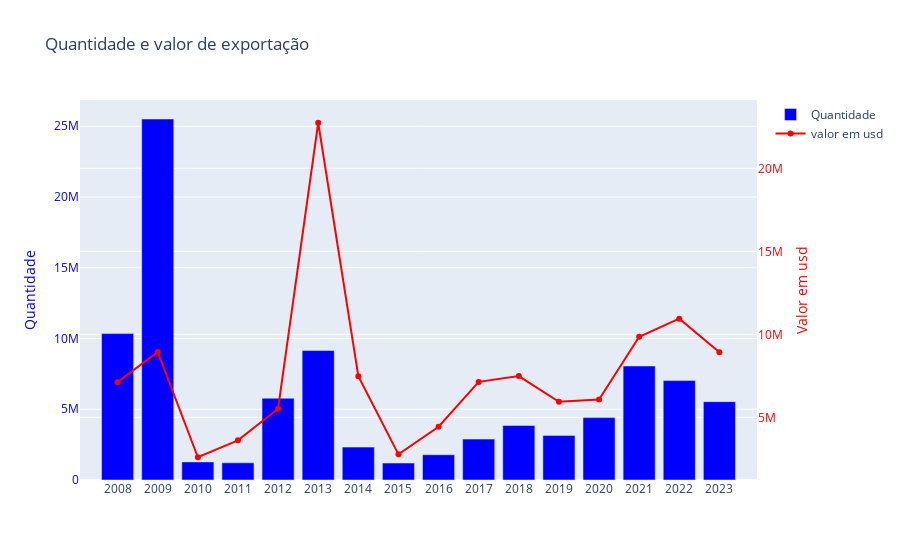

Write notebook code for a chart like this one.
### Code cell
fig = go.Figure()

fig.add_trace(go.Bar(
    x=base_export_agg['ano'],
    y=base_export_agg['volume'],
    #text_auto='.2s',
    name='Quantidade',
    marker=dict(color='blue')
))

fig.add_trace(go.Scatter(
    x=base_export_agg['ano'],
    y=base_export_agg['valor_usd'],
    name='valor em usd',
    yaxis='y2',
    mode='lines+markers',
    line=dict(color='red')
))

fig.update_layout(
    yaxis=dict(
        title='Quantidade',
        titlefont=dict(color='blue'),
        tickfont=dict(color='blue')
    ),
    yaxis2=dict(
        title='Valor em usd',
        titlefont=dict(color='red'),
        tickfont=dict(color='red'),
        overlaying='y',
        side='right'
    ),
    title='Quantidade e valor de exportação',
)

### Figure 1 — Plotly figure (JSON) as saved in the notebook; plotly's stock layout.template omitted (floating-point values rounded to 4 significant figures)
{"data": [{"marker": {"color": "blue"}, "name": "Quantidade", "type": "bar", "x": ["2008", "2009", "2010", "2011", "2012", "2013", "2014", "2015", "2016", "2017", "2018", "2019", "2020", "2021", "2022", "2023"], "y": [10346323, 25514198, 1280574, 1214834, 5775376, 9149059, 2324029, 1198479, 1786549, 2889572, 3856162, 3152873, 4409717, 8058704, 7025983, 5538888]}, {"line": {"color": "red"}, "mode": "lines+markers", "name": "valor em usd", "type": "scatter", "x": ["2008", "2009", "2010", "2011", "2012", "2013", "2014", "2015", "2016", "2017", "2018", "2019", "2020", "2021", "2022", "2023"], "y": [7118100, 8940988, 2595303, 3615120, 5521293, 22744845, 7472795, 2769160, 4434704, 7135607, 7486063, 5934826, 6078288, 9851942, 10945282, 8923076], "yaxis": "y2"}], "layout": {"title": {"text": "Quantidade e valor de exportação"}, "yaxis": {"tickfont": {"color": "blue"}, "title": {"font": {"color": "blue"}, "text": "Quantidade"}}, "yaxis2": {"overlaying": "y", "side": "right", "tickfont": {"color": "red"}, "title": {"font": {"color": "red"}, "text": "Valor em usd"}}}}
